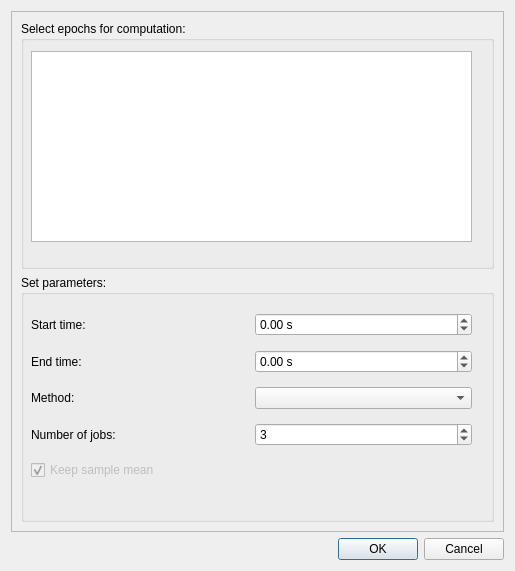
<?xml version="1.0" encoding="UTF-8"?>
<ui version="4.0">
 <class>covarianceEpochDialog</class>
 <widget class="QDialog" name="covarianceEpochDialog">
  <property name="geometry">
   <rect>
    <x>0</x>
    <y>0</y>
    <width>515</width>
    <height>571</height>
   </rect>
  </property>
  <property name="windowTitle">
   <string>Compute covariance from epoch file</string>
  </property>
  <layout class="QGridLayout" name="gridLayout">
   <item row="0" column="0">
    <widget class="QScrollArea" name="scrollArea">
     <property name="widgetResizable">
      <bool>true</bool>
     </property>
     <widget class="QWidget" name="scrollAreaWidgetContents">
      <property name="geometry">
       <rect>
        <x>0</x>
        <y>0</y>
        <width>495</width>
        <height>514</height>
       </rect>
      </property>
      <property name="minimumSize">
       <size>
        <width>474</width>
        <height>492</height>
       </size>
      </property>
      <layout class="QVBoxLayout" name="verticalLayout">
       <item>
        <widget class="QGroupBox" name="groupBoxEpochs">
         <property name="title">
          <string>Select epochs for computation:</string>
         </property>
         <widget class="QListWidget" name="listWidgetEpochs">
          <property name="geometry">
           <rect>
            <x>10</x>
            <y>30</y>
            <width>441</width>
            <height>191</height>
           </rect>
          </property>
          <property name="selectionMode">
           <enum>QAbstractItemView::ExtendedSelection</enum>
          </property>
         </widget>
        </widget>
       </item>
       <item>
        <widget class="QGroupBox" name="groupBoxParams">
         <property name="title">
          <string>Set parameters:</string>
         </property>
         <widget class="QWidget" name="verticalLayoutWidget">
          <property name="geometry">
           <rect>
            <x>10</x>
            <y>30</y>
            <width>441</width>
            <height>188</height>
           </rect>
          </property>
          <layout class="QVBoxLayout" name="verticalLayout_2">
           <item>
            <layout class="QHBoxLayout" name="horizontalLayout">
             <item>
              <widget class="QLabel" name="labelTmin">
               <property name="text">
                <string>Start time:</string>
               </property>
              </widget>
             </item>
             <item>
              <widget class="QDoubleSpinBox" name="doubleSpinBoxTmin">
               <property name="suffix">
                <string> s</string>
               </property>
               <property name="minimum">
                <double>-1000000000.000000000000000</double>
               </property>
               <property name="maximum">
                <double>1000000000.000000000000000</double>
               </property>
               <property name="singleStep">
                <double>0.100000000000000</double>
               </property>
              </widget>
             </item>
            </layout>
           </item>
           <item>
            <layout class="QHBoxLayout" name="horizontalLayout_2">
             <item>
              <widget class="QLabel" name="labelTmax">
               <property name="text">
                <string>End time:</string>
               </property>
              </widget>
             </item>
             <item>
              <widget class="QDoubleSpinBox" name="doubleSpinBoxTmax">
               <property name="suffix">
                <string> s</string>
               </property>
               <property name="minimum">
                <double>-1000000000.000000000000000</double>
               </property>
               <property name="maximum">
                <double>1000000000.000000000000000</double>
               </property>
               <property name="singleStep">
                <double>0.100000000000000</double>
               </property>
              </widget>
             </item>
            </layout>
           </item>
           <item>
            <layout class="QHBoxLayout" name="horizontalLayout_3">
             <item>
              <widget class="QLabel" name="labelMethod">
               <property name="text">
                <string>Method:</string>
               </property>
              </widget>
             </item>
             <item>
              <widget class="QComboBox" name="comboBoxMethod"/>
             </item>
            </layout>
           </item>
           <item>
            <layout class="QHBoxLayout" name="horizontalLayout_4">
             <item>
              <widget class="QLabel" name="labelNjobs">
               <property name="text">
                <string>Number of jobs:</string>
               </property>
              </widget>
             </item>
             <item>
              <widget class="QSpinBox" name="spinBoxNjobs">
               <property name="minimum">
                <number>1</number>
               </property>
               <property name="maximum">
                <number>99</number>
               </property>
               <property name="value">
                <number>3</number>
               </property>
              </widget>
             </item>
            </layout>
           </item>
           <item>
            <widget class="QCheckBox" name="checkBoxKeepSampleMean">
             <property name="enabled">
              <bool>false</bool>
             </property>
             <property name="text">
              <string>Keep sample mean</string>
             </property>
             <property name="checked">
              <bool>true</bool>
             </property>
            </widget>
           </item>
          </layout>
         </widget>
        </widget>
       </item>
      </layout>
     </widget>
    </widget>
   </item>
   <item row="1" column="0">
    <widget class="QDialogButtonBox" name="buttonBox">
     <property name="orientation">
      <enum>Qt::Horizontal</enum>
     </property>
     <property name="standardButtons">
      <set>QDialogButtonBox::Cancel|QDialogButtonBox::Ok</set>
     </property>
    </widget>
   </item>
  </layout>
 </widget>
 <resources/>
 <connections>
  <connection>
   <sender>buttonBox</sender>
   <signal>accepted()</signal>
   <receiver>covarianceEpochDialog</receiver>
   <slot>accept()</slot>
   <hints>
    <hint type="sourcelabel">
     <x>248</x>
     <y>254</y>
    </hint>
    <hint type="destinationlabel">
     <x>157</x>
     <y>274</y>
    </hint>
   </hints>
  </connection>
  <connection>
   <sender>buttonBox</sender>
   <signal>rejected()</signal>
   <receiver>covarianceEpochDialog</receiver>
   <slot>reject()</slot>
   <hints>
    <hint type="sourcelabel">
     <x>316</x>
     <y>260</y>
    </hint>
    <hint type="destinationlabel">
     <x>286</x>
     <y>274</y>
    </hint>
   </hints>
  </connection>
 </connections>
</ui>
